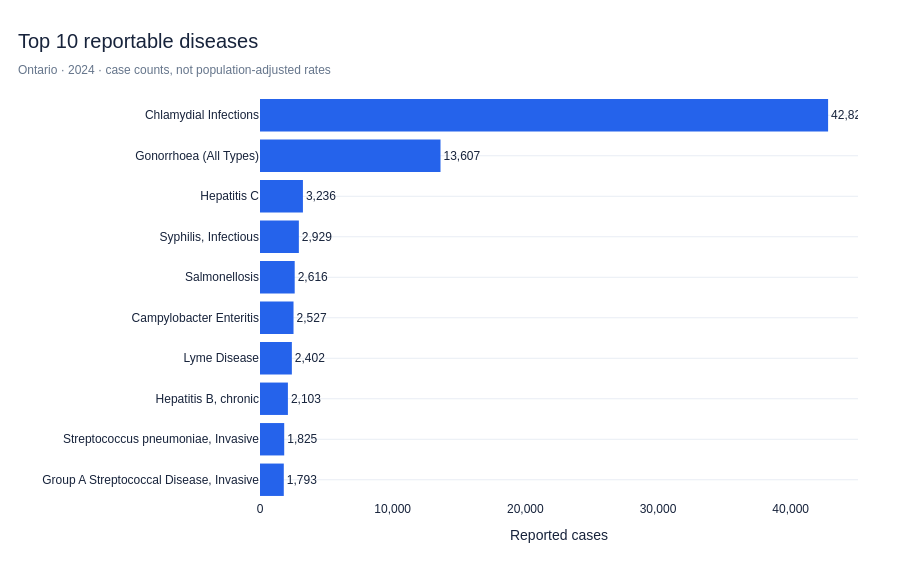

Here is the notebook cell this chart was saved with:
### Markdown cell above
### 04 | Disease Burden: Top 10 Reported Case Counts

**Question:** Which diseases accounted for the most reported Ontario cases in the reference year?  
**Metric:** absolute number of reported cases (not an adjusted incidence or severity ranking).  
**Why this chart:** A horizontal bar chart makes long disease names readable and reveals the scale difference without relying on a crowded legend.

### Code cell
# ============================================================
# 04 | Chart 1 — Top 10 Diseases
# ============================================================
top10 = (province_year.loc[province_year["Year"].eq(REFERENCE_YEAR)]
         .nlargest(10, "Cases").sort_values("Cases"))

fig = px.bar(
    top10, x="Cases", y="Disease", orientation="h", text="Cases",
    color_discrete_sequence=[BLUE],
)
fig.update_traces(
    marker_line_width=0, texttemplate="%{x:,.0f}", textposition="outside",
    hovertemplate="<b>%{y}</b><br>Reported cases: %{x:,.0f}<extra></extra>",
)
fig.update_xaxes(title="Reported cases", tickformat=",")
fig.update_yaxes(title=None, gridcolor="white")
fig = finish_chart(fig, "Top 10 reportable diseases", f"Ontario · {REFERENCE_YEAR} · case counts, not population-adjusted rates", height=570, left_margin=260)
fig.update_layout(showlegend=False)
show_chart(fig, "01_top_10_diseases")
print("Most reported:", top10.iloc[-1]["Disease"], f"({top10.iloc[-1]['Cases']:,.0f} cases)")

### Figure 1 — Plotly figure (JSON) as saved in the notebook; plotly's stock layout.template omitted (floating-point values rounded to 4 significant figures)
{"data": [{"hovertemplate": "<b>%{y}</b><br>Reported cases: %{x:,.0f}<extra></extra>", "legendgroup": "", "marker": {"color": "#2563EB", "line": {"width": 0}, "pattern": {"shape": ""}}, "name": "", "orientation": "h", "showlegend": false, "text": [1793.0, 1825.0, 2103.0, 2402.0, 2527.0, 2616.0, 2929.0, 3236.0, 13610.0, 42820.0], "textposition": "outside", "texttemplate": "%{x:,.0f}", "type": "bar", "x": [1793, 1825, 2103, 2402, 2527, 2616, 2929, 3236, 13607, 42824], "xaxis": "x", "y": ["Group A Streptococcal Disease, Invasive", "Streptococcus pneumoniae, Invasive", "Hepatitis B, chronic", "Lyme Disease", "Campylobacter Enteritis", "Salmonellosis", "Syphilis, Infectious", "Hepatitis C", "Gonorrhoea (All Types)", "Chlamydial Infections"], "yaxis": "y"}], "layout": {"barmode": "relative", "font": {"color": "#17233B", "family": "Arial, sans-serif", "size": 12}, "height": 570, "hoverlabel": {"bgcolor": "#17233B", "font": {"color": "white", "size": 12}}, "legend": {"orientation": "h", "title": {"text": ""}, "tracegroupgap": 0, "x": 0, "y": -0.19}, "margin": {"b": 70, "l": 260, "r": 42, "t": 95}, "paper_bgcolor": "#FFFFFF", "plot_bgcolor": "#FFFFFF", "showlegend": false, "title": {"font": {"color": "#17233B", "size": 20}, "text": "Top 10 reportable diseases<br><span style='font-size:12px;color:#65758B'>Ontario · 2024 · case counts, not population-adjusted rates</span>", "x": 0.02, "xanchor": "left"}, "xaxis": {"anchor": "y", "domain": [0, 1], "showgrid": false, "showline": false, "tickformat": ",", "ticks": "", "title": {"text": "Reported cases"}, "zeroline": false}, "yaxis": {"anchor": "x", "domain": [0, 1], "gridcolor": "#E8EDF4", "showline": false, "ticks": "", "title": {}, "zeroline": false}}}
